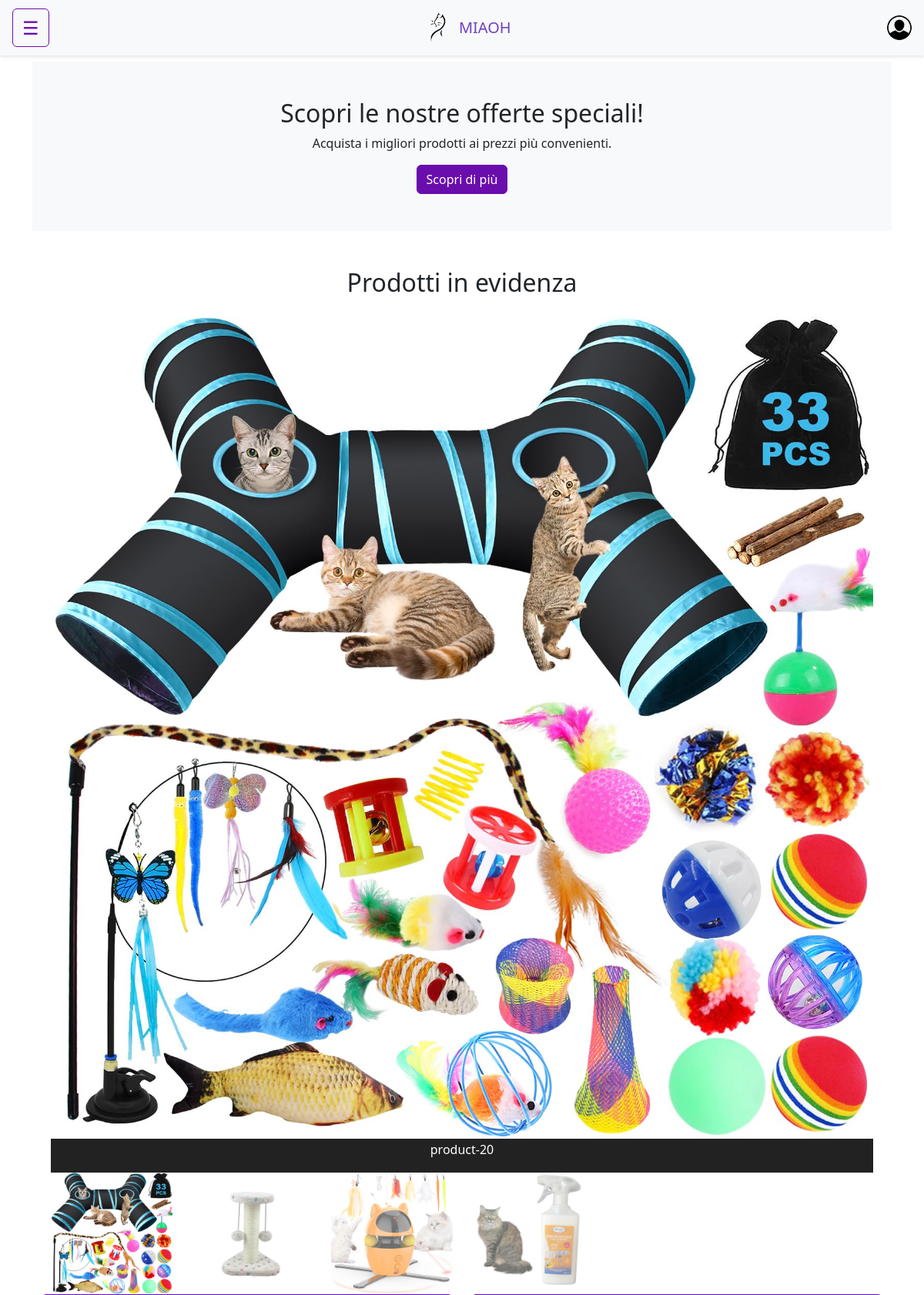
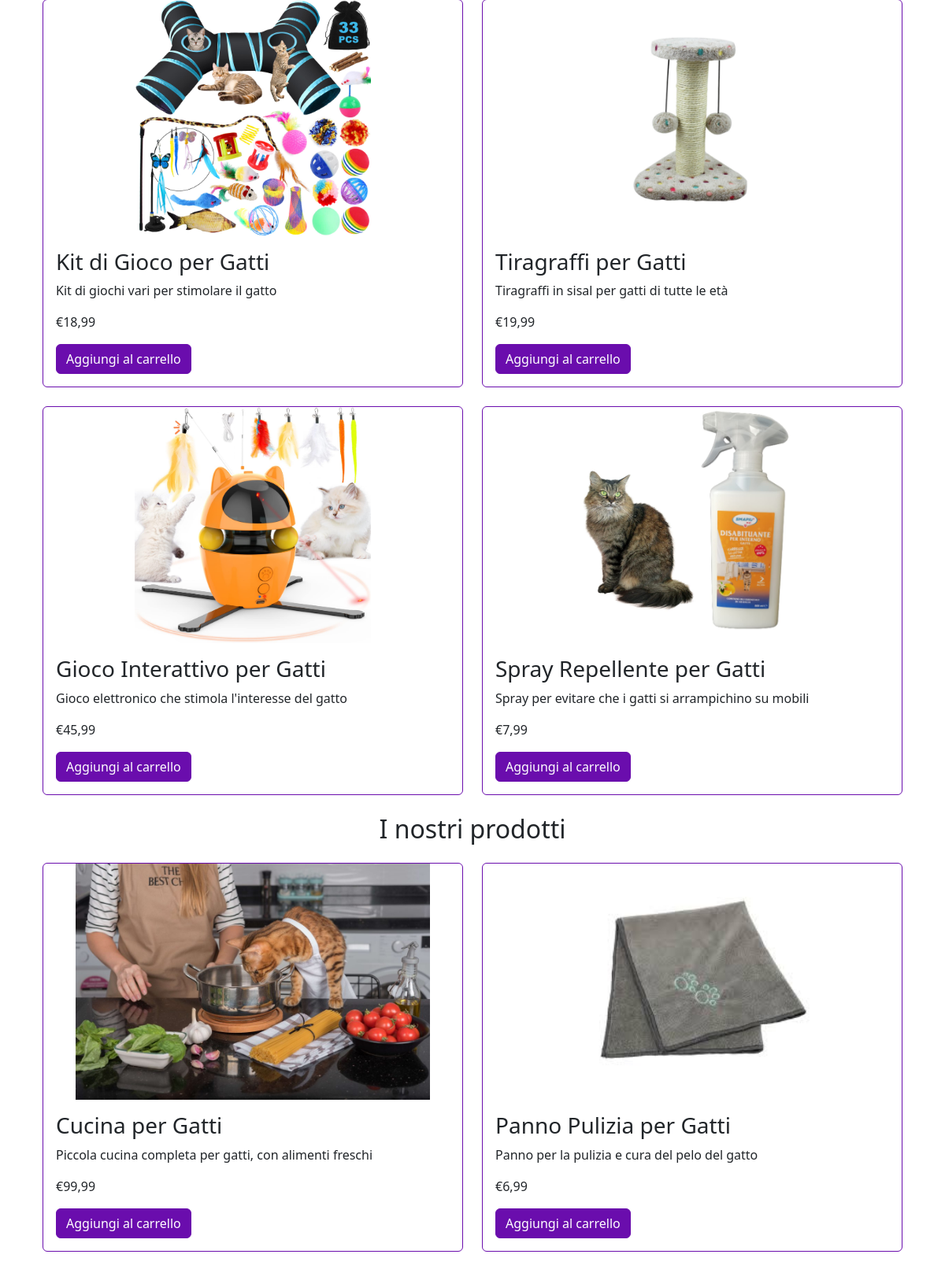
The page / (upper part) on the database its author committed (2 pictures, top to bottom).
### tables this page shows
CREATE TABLE `prodotto` (
  `id` int(11) NOT NULL,
  `nome` varchar(255) NOT NULL,
  `descrizione` text NOT NULL,
  `quantita` int(11) NOT NULL,
  `prezzo` decimal(10,2) NOT NULL,
  `sconto` decimal(5,2) NOT NULL,
  `fine_sconto` date NOT NULL,
  `img1` varchar(255) NOT NULL,
  `img2` varchar(255) DEFAULT NULL,
  `tipoProdotto_id` int(11) NOT NULL
);

### public/index.php (called while the page is built, shortened)
<?php
require_once __DIR__.'/../src/config/config.php';
if (isset($_GET['action'])){
    $action = $_GET['action'];
} else {
    $action = 'home';
}
switch ($action) {
    case 'home':
    default:
        include('../src/controllers/homeController.php');
        break;
}
require("../src/views/template/base.php");

### src/config/config.php (called while the page is built, shortened)
<?php
$show_header = true;

### src/models/products/ProductsManager.php (called while the page is built, shortened)
<?php
class ProductsManager
{
    private static $PRODUCT_TABLE = "prodotto";
    public static function getTrendingProducts($count){
        $stmt = Connection::$db->prepare("
            SELECT p.id, COUNT(i.id_prodotto) AS numero_interazioni
            FROM " . self::$PRODUCT_TABLE . " p
            JOIN interazione i ON p.id = i.id_prodotto
            WHERE i.timestamp >= NOW() - INTERVAL 10 DAY
            GROUP BY p.id
            ORDER BY numero_interazioni DESC
            LIMIT ?
        ");
        $stmt->bind_param("i", $count);
        $stmt->execute();
        $result = $stmt->get_result();
        $productIds = [];
        $interactionCounts = [];
        while ($row = $result->fetch_assoc()) {
            $productIds[] = $row['id'];
            $interactionCounts[$row['id']] = $row['numero_interazioni'];
        }
        if (!empty($productIds)) {
            $placeholders = implode(',', array_fill(0, count($productIds), '?'));
            $stmt = Connection::$db->prepare("
                SELECT * FROM " . self::$PRODUCT_TABLE . "
                WHERE id IN ($placeholders)
            ");
            $stmt->bind_param(str_repeat('i', count($productIds)), ...$productIds);
            $stmt->execute();
            $result = $stmt->get_result();
            $products = [];
            while ($row = $result->fetch_assoc()) {
                $products[] = new Product(
                    $row['id'],
                    $row['nome'],
                    $row['descrizione'],
                    $row['quantita'],
                    $row['prezzo'],
                    $row['sconto'],
                    $row['fine_sconto'],
                    $row['img1'],
                    $row['img2'],
                    $row['tipoProdotto_id']
                );
            }
            usort($products, function($a, $b) use ($interactionCounts) {
                $aInteractions = $interactionCounts[$a->getId()];
                $bInteractions = $interactionCounts[$b->getId()];
                return $bInteractions - $aInteractions;
            });
            return $products;
        }
        return [];
    }
    public static function getRandomProducts($count){
        $stmt = Connection::$db->prepare("
                SELECT *
                FROM " . self::$PRODUCT_TABLE . "
                ORDER BY RAND()
                LIMIT ?;
            ");
        $stmt->bind_param("i", $count);
        $stmt->execute();
        $result = $stmt->get_result();
        $products = [];
        while ($row = $result->fetch_assoc()) {
            $products[] = new Product($row['id'], $row['nome'], $row['descrizione'], $row['quantita'], $row['prezzo'], $row['sconto'], $row['fine_sconto'], $row['img1'], $row['img2'], $row['tipoProdotto_id'], );
        }
        return $products;
    }
}

### src/controllers/homeController.php (called while the page is built, shortened)
<?php
include('../src/models/products/Product.php');
require_once('../src/models/products/ProductsManager.php');
if (isset($_GET['subAction'])){
    $subAction = $_GET['subAction'];
} else {
    $subAction = 'home';
}
switch ($subAction) {
    case 'home':
    default:
        $trending_products = ProductsManager::getTrendingProducts(4);
        $products = ProductsManager::getRandomProducts(20);
        break;
}
?>

### src/models/products/Product.php (called while the page is built, shortened)
<?php
class Product
{
    private int $id;
    private string $nome;
    private string $descrizione;
    private float $prezzo;
    private string $img1;
    public function __construct(
        int $id,
        string $nome,
        string $descrizione,
        int $quantita,
        float $prezzo,
        float $sconto,
        string $fineSconto,
        string $img1,
        ?string $img2,
        int $tipoProdottoId
    ) {
        $this->id = $id;
        $this->nome = $nome;
        $this->descrizione = $descrizione;
        $this->prezzo = $prezzo;
        $this->img1 = $img1;
    }
    public function getId(): int
    {
        return $this->id;
    }
    public function getNome(): string
    {
        return $this->nome;
    }
    public function getDescrizione(): string
    {
        return $this->descrizione;
    }
    public function getPrezzo(): float
    {
        return $this->prezzo;
    }
    public function getImg1(): string
    {
        return $this->img1;
    }
}

### src/views/home/home.php (the view, shortened to what this page needs)
<link rel="stylesheet" href="public/style/home.css">
<section class="hero text-center py-5 bg-light">
    <div class="container">
        <h2>Scopri le nostre offerte speciali!</h2>
        <p>Acquista i migliori prodotti ai prezzi più convenienti.</p>
        <a href="#" class="btn btn-primary">Scopri di più</a>
    </div>
</section>
<section class="products py-5">
    <div class="container">
        <?php if(count($trending_products) > 0){ ?>
        <h2 class="text-center mb-4">Prodotti in evidenza</h2>
        <div class="container">
            <?php foreach($trending_products as $product){ ?>
                <div class="trending-slide">
                    <img src="<?php echo IMAGE_PATH . 'productimages/' . $product->getId() . '.' . $product->getImg1(); ?>" style="width:100%">
                </div>
            <?php } ?>
            <a class="prev" onclick="plusSlides(-1)">&#10094;</a>
            <a class="next" onclick="plusSlides(1)">&#10095;</a>
            <div class="caption-container">
                <p id="caption"></p>
            </div>
            <div class="row">
                <?php $count = 1; foreach($trending_products as $product){ ?>
                    <div class="column">
                        <img  class="demo cursor"  src="<?php echo IMAGE_PATH . 'productimages/' . $product->getId() . '.' . $product->getImg1(); ?>" style="width:100%" onclick="currentSlide(<?php echo $count++; ?>)" alt="product-<?php echo $product->getId()?>"/>
                    </div>
                <?php } ?>
            </div>
        </div>
        <div class="row">
            <?php
            foreach ($trending_products as $index => $product) {
                if ($index % 2 == 0 && $index > 0) {
                    echo '</div><div class="row">';
                }
                echo '
                <article class="col-md-6 mb-4">
                    <div class="card">
                        <img src="public/assets/images/productImage/' . htmlspecialchars($product->getId()) . '.' . htmlspecialchars($product->getImg1()) . '"
                            class="card-img-top product-image"
                            alt="' . htmlspecialchars($product->getNome()) . '">
                        <div class="card-body">
                            <h3 class="card-title">' . htmlspecialchars($product->getNome()) . '</h3>
                            <p class="card-text">' . htmlspecialchars($product->getDescrizione()) . '</p>
                            <p class="card-text">€' . number_format($product->getPrezzo(), 2, ',', '.') . '</p>
                            <a href="#" class="btn btn-primary interaction cart" data-id="' . htmlspecialchars($product->getId()) . '">
                                Aggiungi al carrello
                            </a>
                        </div>
                    </div>
                </article>';
            }
            ?>
        </div>
        <?php } ?>
        <h2 class="text-center mb-4">I nostri prodotti</h2>
        <div class="row">
            <?php
            foreach ($products as $index => $product) {
                if ($index % 2 == 0 && $index > 0) {
                    echo '</div><div class="row">';
                }
                echo '
                <article class="col-md-6 mb-4">
                    <div class="card">
                        <img src="public/assets/images/productImage/' . htmlspecialchars($product->getId()) . '.' . htmlspecialchars($product->getImg1()) . '"
                            class="card-img-top product-image"
                            alt="' . htmlspecialchars($product->getNome()) . '">
                        <div class="card-body">
                            <h3 class="card-title">' . htmlspecialchars($product->getNome()) . '</h3>
                            <p class="card-text">' . htmlspecialchars($product->getDescrizione()) . '</p>
                            <p class="card-text">€' . number_format($product->getPrezzo(), 2, ',', '.') . '</p>
                            <a href="#" class="btn btn-primary interaction cart" data-id="' . htmlspecialchars($product->getId()) . '">
                                Aggiungi al carrello
                            </a>
                        </div>
                    </div>
                </article>';
            }
            ?>
        </div>
    </div>
</section>

### src/views/template/base.php (shortened to what this page needs)
<!DOCTYPE html>
<html lang="en">
<head>
    <link rel="stylesheet" href="public/style/bootstrap.min.css">
    <link rel="stylesheet" href="public/style/template.css">
    <link rel="stylesheet" href="public/style/common.css">
</head>
<body>
    <?php if($show_header)  include('header.php'); ?>
    <main class="container mt-4">
        <?php include($content); ?>
    </main>
</body>
</html>

### src/views/template/header.php (shortened to what this page needs)
<?php
if(isset($_SESSION['email'])){
    require_once "../src/models/images/ImageManager.php";
    $picture = ImageManager::getUserImagePath($_SESSION['email']);
}else{
    $picture = IMAGE_PATH . "/icons/profilePic.png";
}
?>
<header class="d-flex align-items-center justify-content-between px-3 py-2">
        <button class="btn btn-outline-primary menu-button" data-bs-toggle="collapse" data-bs-target="#menu">
            ☰
        </button>
        <a href="?#" class="d-block py-2 text-decoration-none logo-header">
            <div class="d-flex align-items-center">
                <img src="<?php echo IMAGE_PATH; ?>logo/logo.png" alt="Logo" class="logo">
                <h1 class="m-0 text-center flex-grow-1" style="font-size: 1.25rem; color: #6f42c1">MIAOH</h1>
            </div>
        </a>
        <a href="?action=profile" class="d-block py-2 text-decoration-none"><img src="<?php echo $picture ?>" alt="User" class="user-img"/></a>
    </header>

### public/style/template.css (style rules this page uses)
header { position: fixed; top: 0; left: 0; width: 100%; z-index: 1030; background-color: #f8f9fa; box-shadow: 0 2px 4px rgba(0, 0, 0, 0.1); }
body { padding-top: 56px; }
.menu-button { font-size: 1.5rem; }
.logo { max-height: 2.5rem; width: auto; margin-right: 10px; }
.user-img { max-height: 2rem; width: auto; border-radius: 50%; }
a, a:hover, a:focus { color: #6a0dad; }
.btn-primary { background-color: #6a0dad; border-color: #6a0dad; }
.card, .modal-content, .alert, .dropdown-menu { border-color: #6a0dad; }
.btn-outline-primary { color: #6a0dad; border-color: #6a0dad; }

### public/style/common.css (style rules this page uses)
.product-image { width: 100%; height: auto; max-height: 300px; object-fit: contain; border-radius: 8px; }

### public/style/home.css (style rules this page uses)
* { box-sizing: border-box; }
.container { position: relative; }
.cursor { cursor: pointer; }
.prev, .next { cursor: pointer; position: absolute; top: 40%; width: auto; padding: 16px; margin-top: -50px; color: white; font-weight: bold; font-size: 20px; border-radius: 0 3px 3px 0; user-select: none; -webkit-user-select: none; }
.next { right: 0; border-radius: 3px 0 0 3px; }
.caption-container { text-align: center; background-color: #222; padding: 2px 16px; color: white; }
.row:after { content: ""; display: table; clear: both; }
.column { float: left; width: 16.66%; }
.demo { opacity: 0.6; }
.active, .demo:hover { opacity: 1; }

### rows shown on the page
prodotto: shows a picture, nome "Kit di Gioco per Gatti", descrizione "Kit di giochi vari per stimolare il gatto", prezzo "18,99"
prodotto: shows a picture, nome "Tiragraffi per Gatti", descrizione "Tiragraffi in sisal per gatti di tutte le età", prezzo "19,99"
prodotto: shows a picture, nome "Gioco Interattivo per Gatti", descrizione "Gioco elettronico che stimola l'interesse del gatto", prezzo "45,99"
prodotto: shows a picture, nome "Spray Repellente per Gatti", descrizione "Spray per evitare che i gatti si arrampichino su mobili", prezzo "7,99"
prodotto: shows a picture, nome "Cucina per Gatti", descrizione "Piccola cucina completa per gatti, con alimenti freschi", prezzo "99,99"
prodotto: img1 (picture), nome "Panno Pulizia per Gatti", descrizione "Panno per la pulizia e cura del pelo del gatto", prezzo "6,99"
